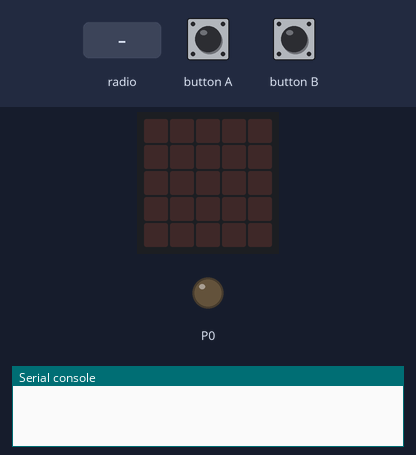
The program below on a simulated BBC micro:bit (MakeCode). Parts: the board's 5×5 LED display, output pins drawn as LEDs (lit = HIGH), the last lines printed to the serial console. Inputs (shaded band) come from the test bench. No radio messages arrive unless stated (any console line starting 'radio sent:' is added by the test bench).

Above: at 1.2 s.
1.3 s: button A pressed for 0.15 s
At 1.9 s:
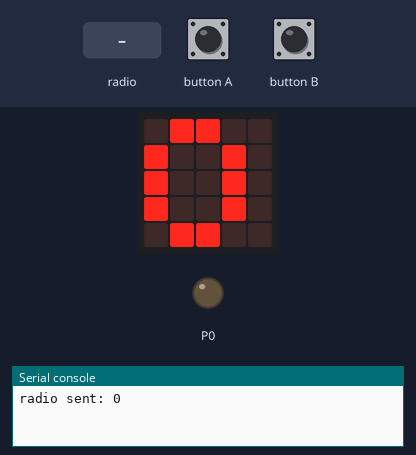
2.9 s: radio message "1" arrives
At 4.8 s:
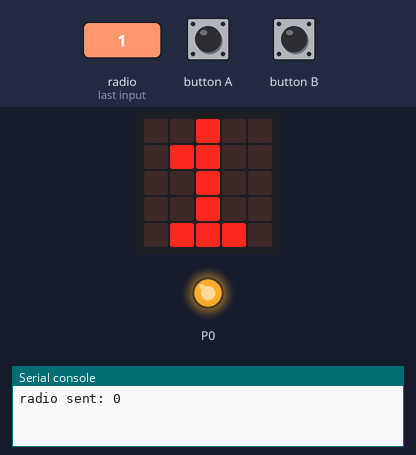
6.7 s: radio message "0" arrives
At 7.3 s:
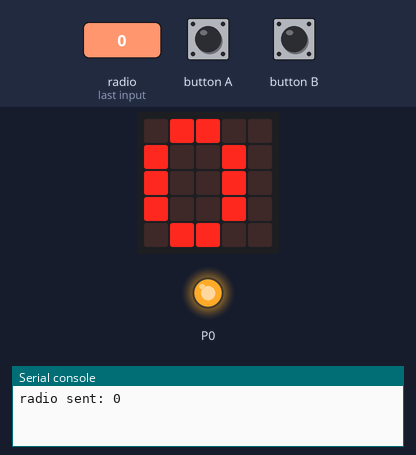
Timing chart, 0 to 9.7 s (numbered marks = the images above; inputs shaded):
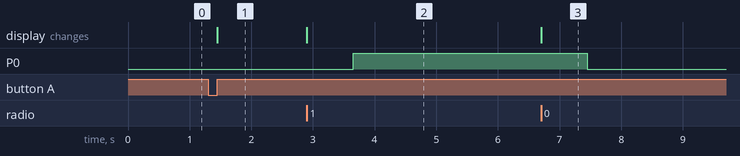

The program:

main.ts
```typescript
radio.onReceivedNumber(function (receivedNumber) {
    if (receivedNumber == 0) {
        basic.showNumber(0)
        pins.digitalWritePin(DigitalPin.P0, 0)
    } else if (receivedNumber == 1) {
        basic.showNumber(1)
        pins.digitalWritePin(DigitalPin.P0, 1)
    }
})
input.onButtonPressed(Button.A, function () {
    radio.sendNumber(0)
    basic.showNumber(0)
})
input.onButtonPressed(Button.B, function () {
    radio.sendNumber(1)
    basic.showNumber(1)
})
basic.forever(function () {
    radio.setGroup(99)
})
```

test.ts
```typescript
// 在這裡測試；當此封包作為擴充功能時，將不會編譯此內容。
```

Measured:
- after the input at 1.3 s, the display: changes after 0.15 s (image 1)
- after the input at 2.9 s, P0: LOW → HIGH after 0.75 s; the display: changes at once (image 2)
- after the input at 6.7 s, P0: HIGH → LOW after 0.75 s; the display: changes at once (image 3)
